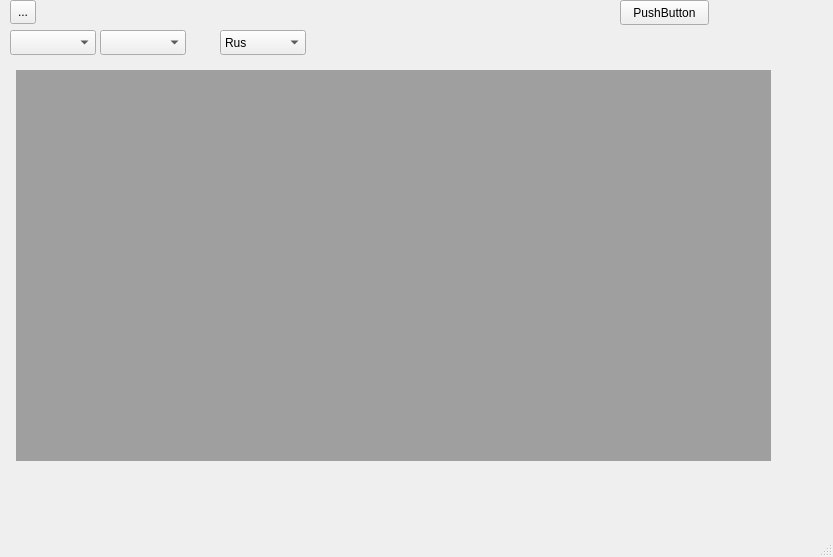
<?xml version="1.0" encoding="UTF-8"?>
<ui version="4.0">
 <class>MainWindow</class>
 <widget class="QMainWindow" name="MainWindow">
  <property name="geometry">
   <rect>
    <x>0</x>
    <y>0</y>
    <width>833</width>
    <height>557</height>
   </rect>
  </property>
  <property name="windowTitle">
   <string>MainWindow</string>
  </property>
  <widget class="QWidget" name="centralwidget">
   <widget class="QWidget" name="formLayoutWidget">
    <property name="geometry">
     <rect>
      <x>10</x>
      <y>70</y>
      <width>761</width>
      <height>391</height>
     </rect>
    </property>
    <layout class="QFormLayout" name="formLayout">
     <item row="0" column="1">
      <widget class="QMdiArea" name="mdiArea"/>
     </item>
    </layout>
   </widget>
   <widget class="QComboBox" name="comboBox">
    <property name="geometry">
     <rect>
      <x>10</x>
      <y>30</y>
      <width>86</width>
      <height>25</height>
     </rect>
    </property>
   </widget>
   <widget class="QComboBox" name="comboBox_2">
    <property name="geometry">
     <rect>
      <x>100</x>
      <y>30</y>
      <width>86</width>
      <height>25</height>
     </rect>
    </property>
   </widget>
   <widget class="QToolButton" name="toolButton">
    <property name="geometry">
     <rect>
      <x>10</x>
      <y>0</y>
      <width>26</width>
      <height>24</height>
     </rect>
    </property>
    <property name="text">
     <string>...</string>
    </property>
   </widget>
   <widget class="QComboBox" name="comboBox_3">
    <property name="geometry">
     <rect>
      <x>220</x>
      <y>30</y>
      <width>86</width>
      <height>25</height>
     </rect>
    </property>
    <item>
     <property name="text">
      <string>Rus</string>
     </property>
    </item>
    <item>
     <property name="text">
      <string>Eng</string>
     </property>
    </item>
   </widget>
   <widget class="QPushButton" name="pushButton">
    <property name="geometry">
     <rect>
      <x>620</x>
      <y>0</y>
      <width>89</width>
      <height>25</height>
     </rect>
    </property>
    <property name="text">
     <string>PushButton</string>
    </property>
   </widget>
  </widget>
  <widget class="QStatusBar" name="statusbar"/>
  <widget class="QMenuBar" name="menubar">
   <property name="geometry">
    <rect>
     <x>0</x>
     <y>0</y>
     <width>833</width>
     <height>22</height>
    </rect>
   </property>
  </widget>
 </widget>
 <resources/>
 <connections/>
</ui>
